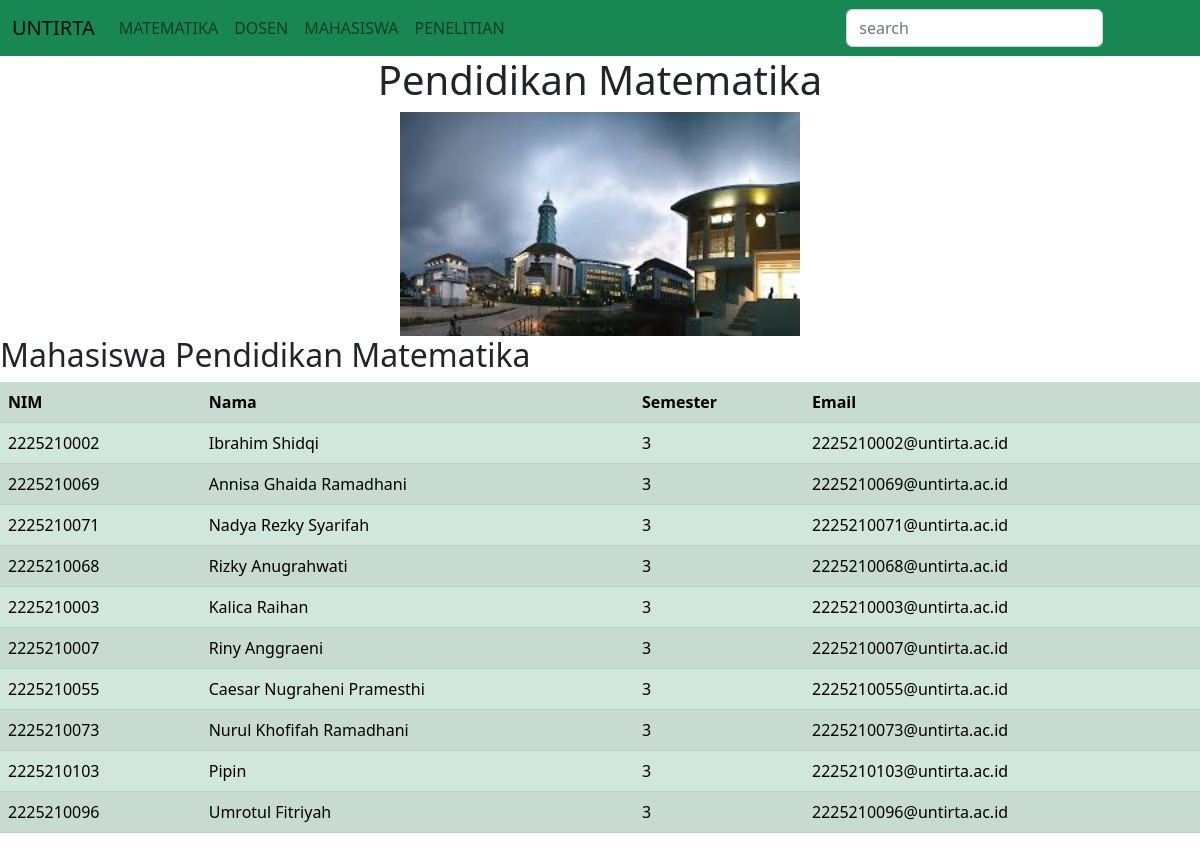
Screenshot of /mahasiswa/ with the database file from the repository.
### mahasiswa/models.py (models this page shows)
class Mahasiswa(models.Model):
    NIM = models.CharField(max_length=200)
    nama = models.CharField(max_length=200)
    semester = models.CharField(max_length=200, null=True)
    email = models.CharField(max_length=200)

### mahasiswa/views.py (the view)
# urls.py: path('mahasiswa/', mahasiswamtk),
def mahasiswamtk(request):
    mahasiswa = Mahasiswa.objects.all()
    konteks = {
        'dataMahasiswa': mahasiswa,
    }
    return render(request, 'mahasiswa.html', konteks)

### mahasiswa/templates/mahasiswa.html
{% extends 'base.html' %}
{% load static %}
{% block content %}
    <center>
    <h1>Pendidikan Matematika</h1>
    </center>
    <center>
        <img src="{% static 'images/sindang.png' %}" alt="foto" width="400px">
    </center>
    <h2>Mahasiswa Pendidikan Matematika</h2>
    <table class="table table-success table-striped">
        <tr>
            <th>NIM</th>
            <th>Nama</th>
            <th>Semester</th>
            <th>Email</th>
        </tr>
        {% for mahasiswa in dataMahasiswa %}
        <tr>
            <td>{{ mahasiswa.NIM }}</td>
            <td>{{ mahasiswa.nama }}</td>
            <td>{{ mahasiswa.semester }}</td>
            <td>{{ mahasiswa.email }}</td>
        </tr>
        {% endfor %}
    </table>
{% endblock %}

### rows the page displays
Mahasiswa: NIM "2225210002", nama "Ibrahim Shidqi", semester "3", email "2225210002@untirta.ac.id"
Mahasiswa: NIM "2225210069", nama "Annisa Ghaida Ramadhani", semester "3", email "2225210069@untirta.ac.id"
Mahasiswa: NIM "2225210071", nama "Nadya Rezky Syarifah", semester "3", email "2225210071@untirta.ac.id"
Mahasiswa: NIM "2225210068", nama "Rizky Anugrahwati", semester "3", email "2225210068@untirta.ac.id"
Mahasiswa: NIM "2225210003", nama "Kalica Raihan", semester "3", email "2225210003@untirta.ac.id"
Mahasiswa: NIM "2225210007", nama "Riny Anggraeni", semester "3", email "2225210007@untirta.ac.id"
Mahasiswa: NIM "2225210055", nama "Caesar Nugraheni Pramesthi", semester "3", email "2225210055@untirta.ac.id"
Mahasiswa: NIM "2225210073", nama "Nurul Khofifah Ramadhani", semester "3", email "2225210073@untirta.ac.id"
Mahasiswa: NIM "2225210103", nama "Pipin", semester "3", email "2225210103@untirta.ac.id"
Mahasiswa: NIM "2225210096", nama "Umrotul Fitriyah", semester "3", email "2225210096@untirta.ac.id"
